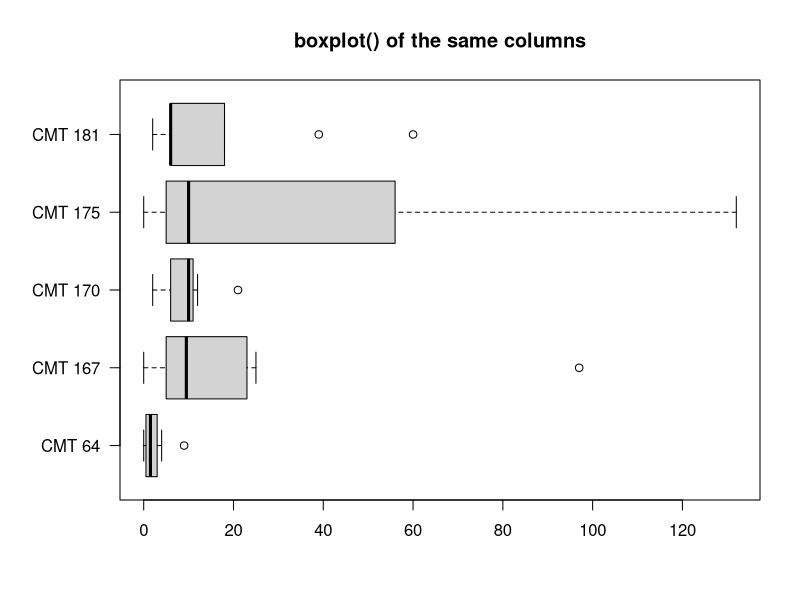
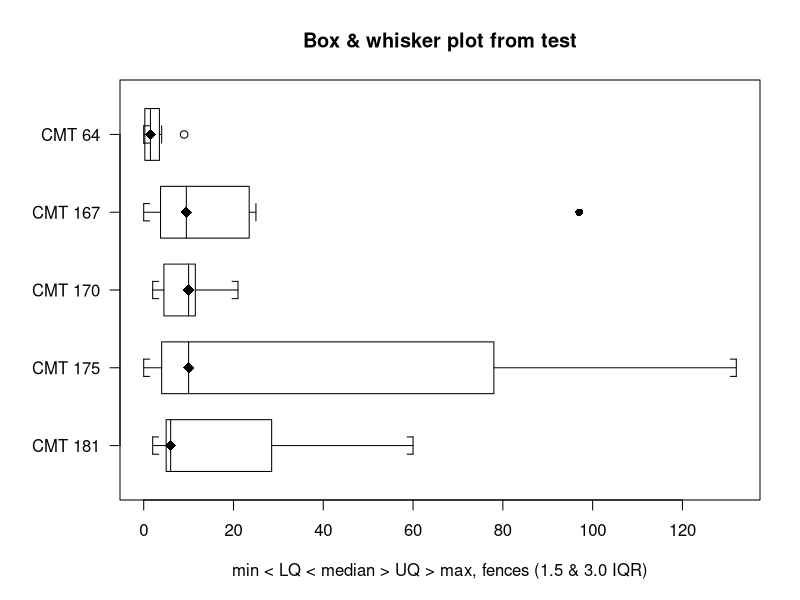
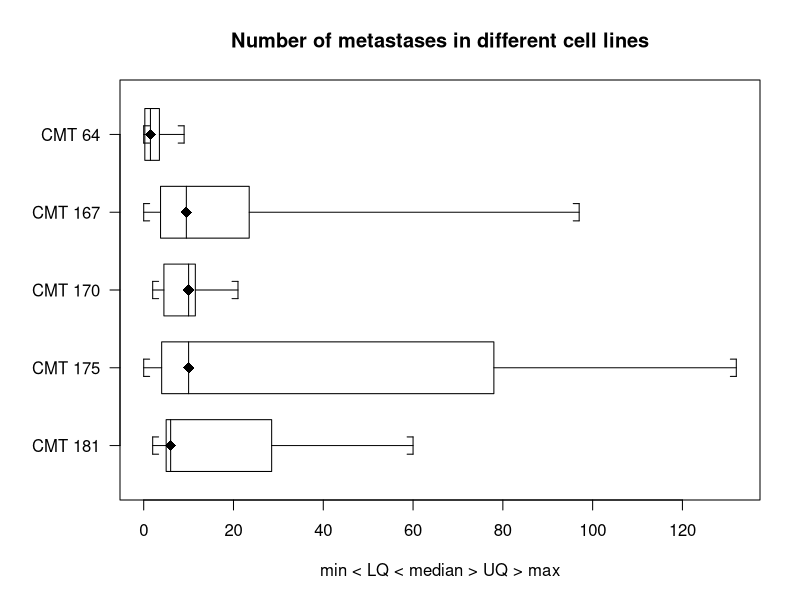

Generate these figures, in order, with R:
# Box and whisker plot: the StatsDirect help illustration (Cuzick 1985, lung
# metastases in mice by cell line; the test workbook's Nonparametric worksheet
# columns CMT 64 to CMT 181) in R
mets <- list("CMT 64"  = c(0, 0, 1, 1, 2, 2, 4, 9),
             "CMT 167" = c(0, 0, 5, 7, 8, 11, 13, 23, 25, 97),
             "CMT 170" = c(2, 3, 6, 9, 10, 11, 11, 12, 21),
             "CMT 175" = c(0, 3, 5, 6, 10, 19, 56, 100, 132),
             "CMT 181" = c(2, 4, 6, 6, 6, 7, 18, 39, 60))

# R's standard plot: boxplot() draws the box between Tukey's hinges (the medians
# of the lower and upper halves of the data), the whiskers to the last values
# within 1.5 times the box length of the box, and the values beyond as circles.
op <- par(mar = c(5, 6, 4, 2))              # room for the column names on the left
boxplot(mets, horizontal = TRUE, las = 1, main = "boxplot() of the same columns")
par(op)

# StatsDirect's box runs from the lower to the upper quartile, the (n+1)/4th and
# 3(n+1)/4th ordered values with interpolation between neighbours, which is type
# 6 of quantile(); the hinges differ from these quartiles for most sample sizes.
# Its fences are the quartiles minus and plus 1.5 (inner) and 3 (outer) times the
# interquartile range.
six <- function(x) formatC(x, digits = 6, format = "f", drop0trailing = TRUE)
summarise <- function(x) {
  x <- sort(x[!is.na(x)])                 # blank cells are skipped, as in StatsDirect
  q <- quantile(x, c(0.25, 0.5, 0.75), type = 6, names = FALSE)
  iqr <- q[3] - q[1]
  list(x = x, n = length(x), lq = q[1], median = q[2], uq = q[3],
       inner = c(q[1] - 1.5 * iqr, q[3] + 1.5 * iqr),
       outer = c(q[1] - 3 * iqr, q[3] + 3 * iqr))
}
for (name in names(mets)) {
  s <- summarise(mets[[name]])
  cat(paste0(name, ":"), "n =", s$n, " min =", six(s$x[1]), " LQ =", six(s$lq),
      " median =", six(s$median), " UQ =", six(s$uq), " max =", six(s$x[s$n]), "\n")
  beyond <- s$x[s$x < s$inner[1] | s$x > s$inner[2]]
  if (length(beyond) > 0) {
    cat("   inner fences", six(s$inner[1]), "to", six(s$inner[2]),
        " outer fences", six(s$outer[1]), "to", six(s$outer[2]),
        " beyond the inner fence:", six(beyond), "\n")
  }
}

# The StatsDirect plot: one box per column, the first at the top, the median
# marked with a filled diamond. With both fence options ticked (the default) a
# whisker stops at the last value inside the inner fence, values beyond it are
# drawn as hollow circles and values beyond the outer fence as filled circles; a
# whisker that reaches the extreme value ends in a bracket. With the fences
# unticked (fences = FALSE) the whiskers run to the minimum and the maximum, as
# in the plot in the help topic.
sd_boxplot <- function(data, fences = TRUE, title = "Box & whisker plot") {
  k <- length(data)
  xlab <- "min < LQ < median > UQ > max"
  if (fences) xlab <- paste0(xlab, ", fences (1.5 & 3.0 IQR)")
  old <- par(mar = c(5, 6, 4, 2))          # room for the column names on the left
  on.exit(par(old))
  plot(range(unlist(data), na.rm = TRUE), c(0, k), type = "n", yaxt = "n",
       ylab = "", xlab = xlab, main = title)
  axis(2, at = k - seq_len(k) + 0.5, labels = names(data), las = 1)
  tip <- 0.01 * diff(range(unlist(data), na.rm = TRUE))   # the bracket's length
  for (i in seq_len(k)) {
    s <- summarise(data[[i]])
    y <- k - i + 0.5
    rect(s$lq, y - 0.333, s$uq, y + 0.333)
    segments(s$median, y - 0.333, s$median, y + 0.333)
    points(s$median, y, pch = 18, cex = 1.5)
    inner <- if (fences) s$inner else range(s$x)
    outer <- if (fences) s$outer else range(s$x)
    ends <- c(min(s$x[s$x >= inner[1]]), max(s$x[s$x <= inner[2]]))
    segments(ends, y, c(s$lq, s$uq), y)
    segments(ends, y - 0.111, ends, y + 0.111)
    if (ends[1] == s$x[1]) segments(ends[1], y + c(-0.111, 0.111), ends[1] + tip)
    if (ends[2] == s$x[s$n]) segments(ends[2], y + c(-0.111, 0.111), ends[2] - tip)
    beyond <- s$x[s$x < inner[1] | s$x > inner[2]]
    filled <- beyond < outer[1] | beyond > outer[2]
    points(beyond, rep(y, length(beyond)), pch = ifelse(filled, 16, 1))
  }
}
sd_boxplot(mets, title = "Box & whisker plot from test")
sd_boxplot(mets, fences = FALSE, title = "Number of metastases in different cell lines")
